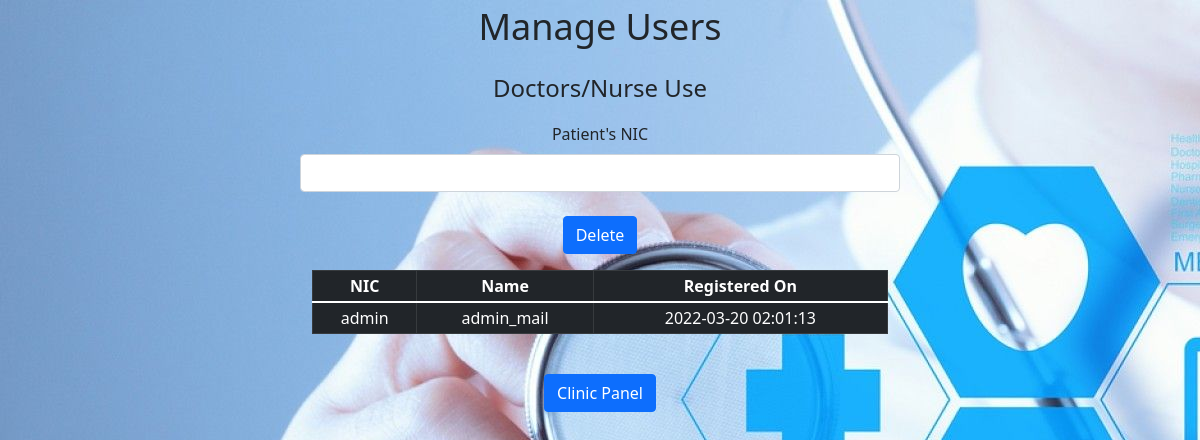
The app's page /manage-users.php with its own data.
### tables this page shows
CREATE TABLE users(  
		usr_id VARCHAR(15),
		usr_email VARCHAR(100),  
		usr_pwd VARCHAR(100),  
		usr_name VARCHAR(255),
		usr_tp VARCHAR(10),
		usr_address VARCHAR(255),
		usr_gender VARCHAR(10),
		allergies VARCHAR(1000),
		usr_age VARCHAR(10),
		usr_country VARCHAR(20),
		usr_role VARCHAR(5) DEFAULT 'user',  
		member_since DATETIME DEFAULT CURRENT_TIMESTAMP,
		PRIMARY KEY (usr_id)
		);

### manage-users.php (the view, shortened to what this page needs)
<?php
require_once "config.php";
$sql='SELECT * FROM users';
$result = mysqli_query($link, $sql);
?>
<html>
    <head>
        <link href="https://cdn.jsdelivr.net/npm/bootstrap@5.1.3/dist/css/bootstrap.min.css" rel="stylesheet">
        <link rel="stylesheet" href="/styles.css">
    </head>
    <body>
    <div class="text-center">
        <p id="title">Manage Users<p>
        <p id="subtitle">Doctors/Nurse Use<p>
    </div>
    <form action="<?php echo htmlspecialchars($_SERVER["PHP_SELF"]); ?>" method="post">
    <div class="mx-auto w-50" id="input-box">
    <div class="text-center">
    <label for="NIC" class="form-label">Patient's NIC</label>
        <div class="text-center">
        <input type="text" class="form-control" name="NIC" id="NIC" autofocus required>
    <br>
    <button type="submit" class="btn btn-primary mb-3">Delete</button>
<?php
echo"<br>
<div class='container-fluid'>
<table class='table table-sm table-dark table-bordered ' id='data_tbl'>
  <thead>
    <tr>
      <th scope='col' style='text-align: center'>NIC</th>
      <th scope='col' style='text-align: center'>Name</th>
      <th scope='col' style='text-align: center'>Registered On</th>
    </tr>
  </thead>
  <tbody>";
  while($row = mysqli_fetch_array($result))
  {
  echo "<tr>";
  echo "<td style='text-align: center'>" . $row['usr_id'] . "</td>";
  echo "<td style='text-align: center'>" . $row['usr_email'] . "</td>";
  echo "<td style='text-align: center'>" . $row['member_since'] . "</td>";
  echo "</tr>";
  }
  echo"
  </tr>
  </tbody>
</table>
</div>
";
?>
    </div>
    </form>
    <div class="text-center">
        <br>
        <a class="btn btn-primary mb-3" href="/clinic-panel.php" role="button" >Clinic Panel</a>
    </div>
    </body>
</html>

### styles.css (style rules this page uses)
#title { font-size: 3vmax; }
#subtitle { font-size: 2vmax; }

### manage-users.php (style rules this page uses)
body { width: 100%; height: auto; background-image: url('bg2.jpg'); background-repeat: repeat-n; }

### records on screen
users: usr_id "admin", usr_email "admin_mail", member_since "2022-03-20 02:01:13"
